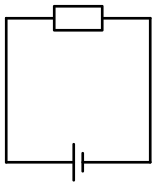

The script that drew this image:
import schemdraw
import schemdraw.elements as elm

# OUTPUT_FILE = __file__.replace('.py', '.svg')
elm.style(elm.STYLE_IEC)

with schemdraw.Drawing(file="kretsschema.svg", show=False) as d:
    elm.BatteryCell().right()
    elm.Line().up()
    elm.Resistor().left()
    elm.Line().down()

with schemdraw.Drawing(file="sladd.svg", show=False) as d:
    elm.Line().left()

with schemdraw.Drawing(file="resistor.svg", show=False) as d:
    elm.Resistor().left()

with schemdraw.Drawing(file="lampa.svg", show=False) as d:
    elm.Lamp2().left()
